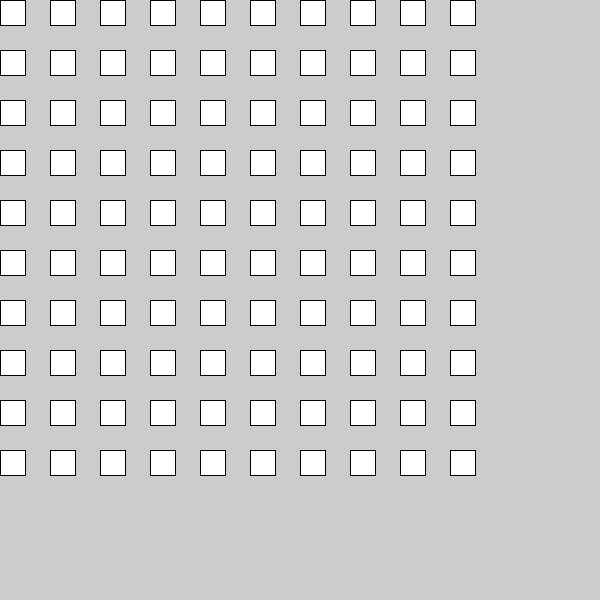
Frame 1 (no input)
Frame 60 (the mouse pressed at the canvas centre just before this capture): identical to frame 1, image omitted
Frame 120 (the mouse held since frame 60 and released just before this capture): identical to frame 1, image omitted

The Processing sketch that drew this single still picture (run headless with seeded random() and noise(); from frame 60 on, the mouse is pressed at the canvas centre):

// Processing sketch: midterm_04_design_errors
// ── midterm_04_design_errors.pde
// QUESTION 4 -
// this is currently drawing an angled line of rectangles - it should draw a square grid.

void setup() {
  size(600, 600);
}

void draw() {
  for (int i = 0; i < 10; i++) {
    for (int j = 0; j < 10; j++) {
      rect(i * 50, j * 50, 25, 25);
    }
  }
}
